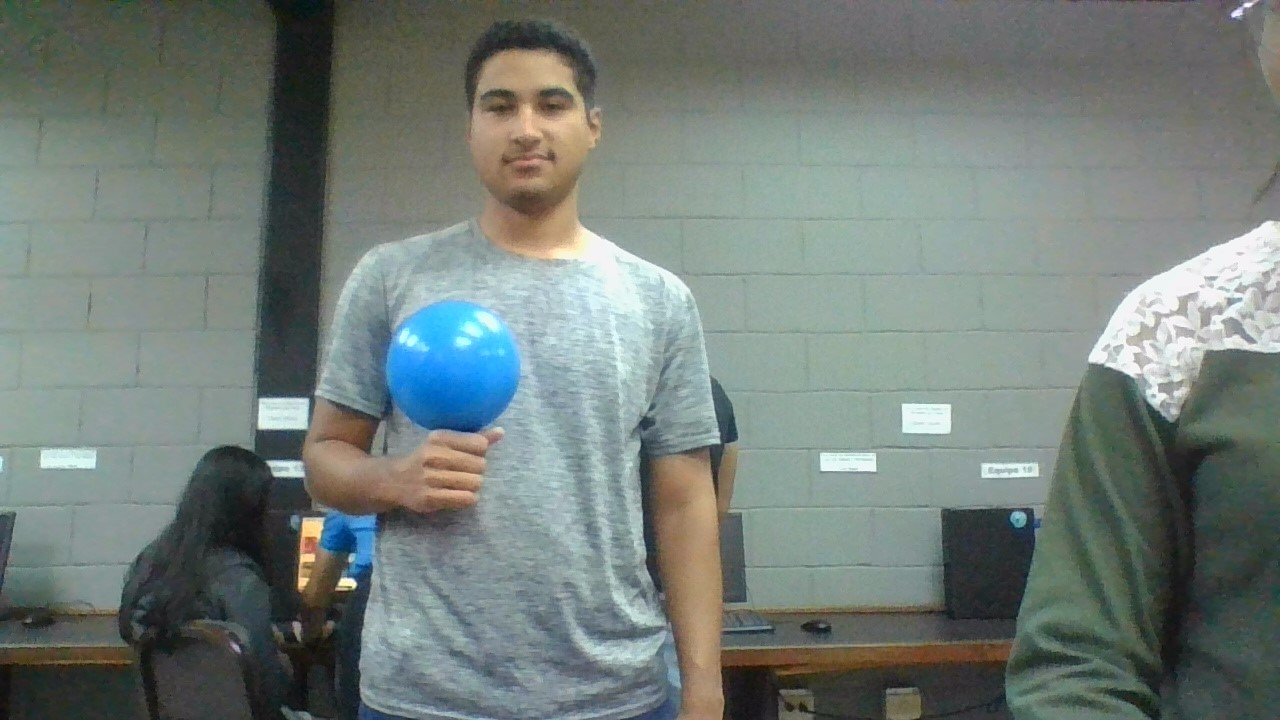
#> input picture foto.jpg, 1280 x 720 px, given in place of the camera
$ python tracker.py
#> lines starting #> are read from the running program, lines starting #| are printed output that depends on the picture; after the words box and inside, x2 and y2 are one past the last pixel; in counts of white or black regions, pixels touching at a corner belong together
from collections import deque
import numpy as np
import argparse
import imutils
import cv2
import time

# Configuración de argumentos
ap = argparse.ArgumentParser()
ap.add_argument("-v", "--video", help="path to the (optional) video file")
args = vars(ap.parse_args())

# Rango de color para el verde
greenLower = (68, 94, 68)
greenUpper = (255, 255, 255)

# Inicializa la cámara
if not args.get("video", False):
    camera = cv2.VideoCapture(1)
else:
    camera = cv2.VideoCapture(args["video"])

# Variables para controlar el tiempo de impresión
last_print_time = time.time()
print_interval = 5  # Intervalo de impresión en segundos

# calulo de distancia. A partir de (4, 95) y (1, 25)
def get_distance(diameter):
    meters = -0.04285714 * diameter + 5.07142857
    return meters

while True:
    (grabbed, frame) = camera.read()
#> frame is the input picture: shape (720, 1280, 3); mean B, G, R 121, 125.6, 115.4

    if args.get("video") and not grabbed:
        break

    frame = imutils.resize(frame, width=600)
#> frame: shape (337, 600, 3)
    hsv = cv2.cvtColor(frame, cv2.COLOR_BGR2HSV)
#> hsv: shape (337, 600, 3); mean H, S, V 71.1, 38.4, 129.7

    # Crear la máscara para el rango de color
    mask = cv2.inRange(hsv, greenLower, greenUpper)
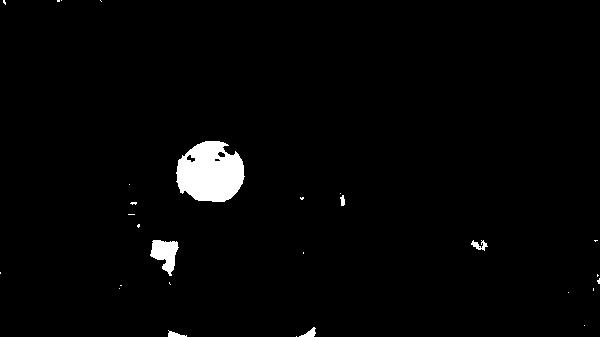
#> mask: shape (337, 600); 2% white; 28 white regions (22 under 20 px), largest, box (x1, y1, x2, y2) and area: (176, 141, 245, 202) 3155, (150, 240, 179, 276) 603, (471, 240, 488, 251) 89, (299, 327, 316, 337) 81, (168, 330, 187, 337) 69, (340, 195, 345, 206) 39
    mask = cv2.erode(mask, None, iterations=2)
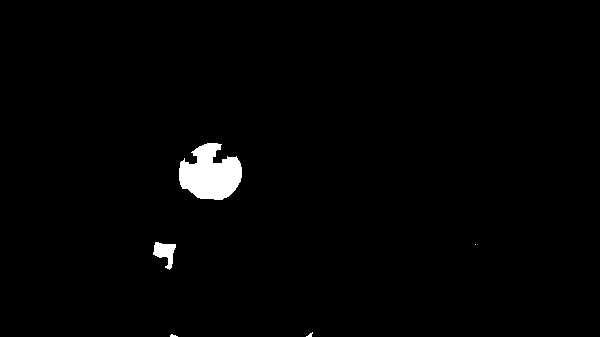
#> mask: shape (337, 600); 1.4% white; 5 white regions (3 under 20 px), largest, box (x1, y1, x2, y2) and area: (179, 143, 242, 200) 2474, (153, 242, 176, 270) 342
    mask = cv2.dilate(mask, None, iterations=2)
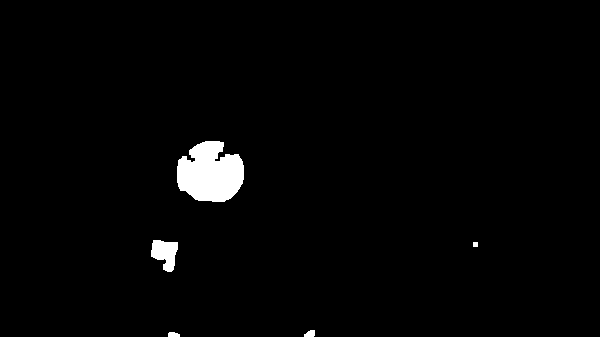
#> mask: shape (337, 600); 1.9% white; 5 white regions

    # Encontrar contornos
    cnts = cv2.findContours(mask.copy(), cv2.RETR_EXTERNAL, cv2.CHAIN_APPROX_SIMPLE)[-2]
#> cnts = 5 contours, 1 with area under 20; largest, box (x1, y1, x2, y2) and area: (177, 141, 244, 202) 2962, (151, 240, 178, 272) 526, (304, 330, 315, 337) 46, (168, 332, 180, 337) 38
    center = None

    # Obtener el centro de la imagen
    height, width = frame.shape[:2]
#> height = 337; width = 600
    camera_center = (width // 2, height // 2)
#> camera_center = (300, 168)

    # Dibujar el centro de la cámara
    cv2.circle(frame, camera_center, 5, (255, 0, 0), -1)  # Centro de la cámara en azul
#> frame: shape (337, 600, 3); mean B, G, R 121, 125.6, 115.3

    if len(cnts) > 0:
        c = max(cnts, key=cv2.contourArea)
#> c = contour of 96 points, box (x1, y1, x2, y2) (177, 141, 244, 202), area 2962
        ((x, y), radius) = cv2.minEnclosingCircle(c)
#> x = 209.8; y = 173; radius = 34.36

        if radius > 10:
            # Calcular el diámetro
            diameter = radius * 2
#> diameter = 68.72

            # Dibujar el círculo alrededor de la pelota
            cv2.circle(frame, (int(x), int(y)), int(radius), (0, 255, 255), 2)

            # Dibujar el centro de la pelota
            cv2.circle(frame, (int(x), int(y)), 5, (0, 255, 0), -1)  # Centro de la pelota en verde
#> frame: shape (337, 600, 3); mean B, G, R 120.3, 125.9, 115.7

            # Mostrar el diámetro en el marco
            cv2.putText(frame, f"Diameter: {int(diameter)} px", (int(x) - 50, int(y) - 10),
                        cv2.FONT_HERSHEY_SIMPLEX, 0.5, (255, 255, 255), 2)

            # Mostrar distancia
            cv2.putText(frame, f"Distance: {(get_distance(diameter))} m", (int(x) - 70, int(y) - 40),
                        cv2.FONT_HERSHEY_SIMPLEX, 0.5, (255, 255, 255), 2)
#> in get_distance, `meters = -0.04285714 * diameter + 5.07142857`: meters = 2.13
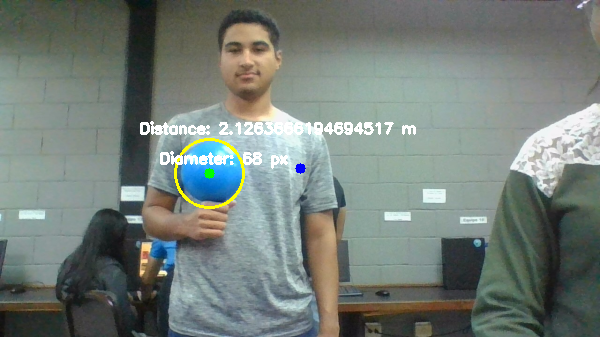
#> frame: shape (337, 600, 3); mean B, G, R 121.2, 126.9, 117.1

            # Determinar la posición de la pelota en relación al centro de la cámara
            if time.time() - last_print_time > print_interval:
                if x < camera_center[0] - 50:  # Si la pelota está muy a la izquierda
                    print("Girar a izquierda")
                elif x > camera_center[0] + 50:  # Si la pelota está muy a la derecha
                    print("Girar a derecha")
                else:  # Si está más o menos centrada
                    print("Adelante")
                last_print_time = time.time()

    # Mostrar los resultados
    cv2.imshow("Frame", frame)
    cv2.imshow("Mask", mask)

    key = cv2.waitKey(1) & 0xFF
#> (key q is pressed here)

    if key == ord("q"):
        break

camera.release()
cv2.destroyAllWindows()

$ run again, on pelota_de_tenis.jpg
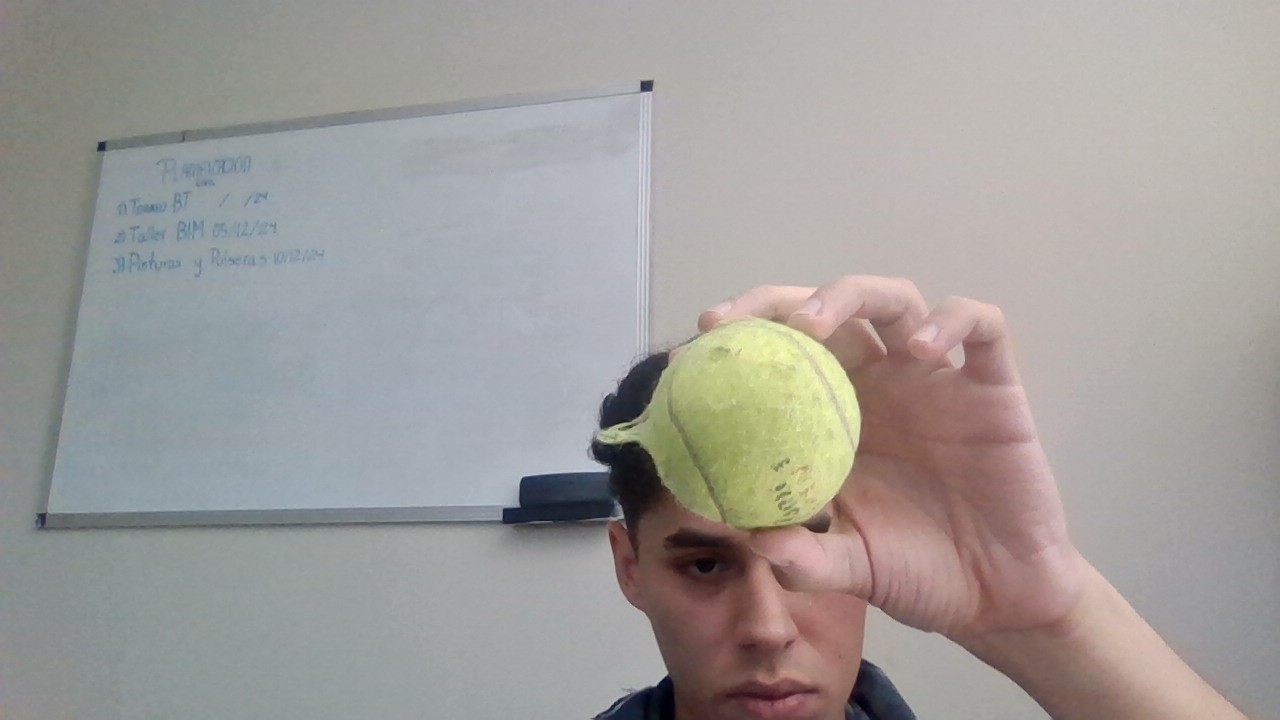
#> input picture pelota_de_tenis.jpg, 1280 x 720 px, given in place of the camera
#> frame is the input picture: shape (720, 1280, 3); mean B, G, R 154.2, 156.7, 160.1
#> hsv: shape (337, 600, 3); mean H, S, V 56.9, 26.9, 165.4
#> `mask = cv2.dilate(mask, None, iterations=2)`:
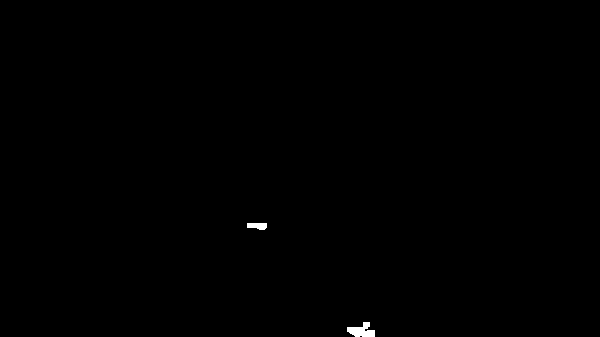
#> mask: shape (337, 600); 0.19% white; 2 white regions
#> cnts = 2 contours; box (x1, y1, x2, y2) and area: (347, 322, 375, 337) 219, (247, 223, 267, 230) 91
#> c = contour of 28 points, box (x1, y1, x2, y2) (347, 322, 375, 337), area 219
#> x = 360.5; y = 331.5; radius = 14.23
#> diameter = 28.46
#> meters = 3.85
#> `cv2.putText(frame, f"Distance: {(get_distance(diameter))} m", (int(x) ..`:
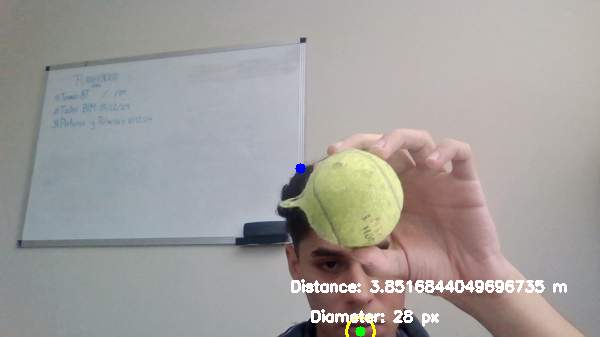
#> frame: shape (337, 600, 3); mean B, G, R 156.2, 158.8, 161.7

$ run again, on image.png
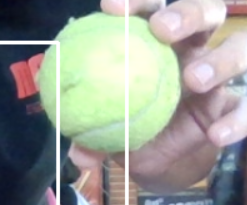
#> input picture image.png, 247 x 205 px, given in place of the camera
#> frame is the input picture: shape (205, 247, 3); mean B, G, R 149.7, 157, 153.3
#> hsv: shape (497, 600, 3); mean H, S, V 92, 62.9, 171
#> `mask = cv2.dilate(mask, None, iterations=2)`:
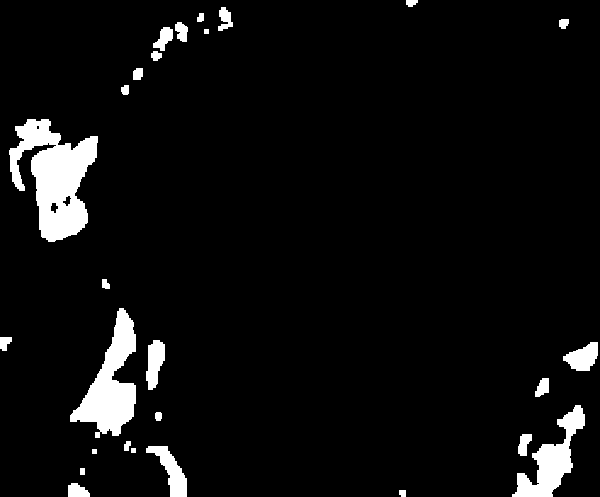
#> mask: shape (497, 600); 5.6% white; 27 white regions
#> cnts = 27 contours, 3 with area under 20; largest, box (x1, y1, x2, y2) and area: (9, 119, 98, 242) 5719, (70, 308, 136, 438) 3671, (512, 405, 585, 497) 2272, (146, 446, 187, 497) 798, (563, 342, 598, 371) 594
#> c = contour of 263 points, box (x1, y1, x2, y2) (9, 119, 98, 242), area 5719
#> x = 49.75; y = 178; radius = 63.19
#> diameter = 126.4
#> meters = -0.345
#> `cv2.putText(frame, f"Distance: {(get_distance(diameter))} m", (int(x) ..`:
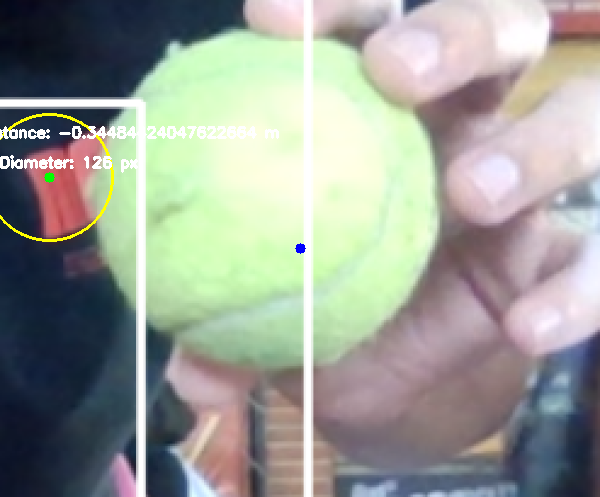
#> frame: shape (497, 600, 3); mean B, G, R 150.3, 158.2, 154.4
